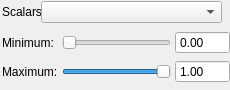
<?xml version="1.0" encoding="UTF-8"?>
<ui version="4.0">
 <class>VSThresholdFilterWidget</class>
 <widget class="QWidget" name="VSThresholdFilterWidget">
  <property name="geometry">
   <rect>
    <x>0</x>
    <y>0</y>
    <width>230</width>
    <height>90</height>
   </rect>
  </property>
  <property name="minimumSize">
   <size>
    <width>230</width>
    <height>90</height>
   </size>
  </property>
  <property name="windowTitle">
   <string>Threshold Filter Widget</string>
  </property>
  <layout class="QGridLayout" name="gridLayout">
   <property name="leftMargin">
    <number>1</number>
   </property>
   <property name="topMargin">
    <number>1</number>
   </property>
   <property name="rightMargin">
    <number>1</number>
   </property>
   <property name="bottomMargin">
    <number>2</number>
   </property>
   <property name="spacing">
    <number>4</number>
   </property>
   <item row="0" column="0">
    <widget class="QWidget" name="scalarsWidget" native="true">
     <widget class="QLabel" name="scalarsLabel">
      <property name="geometry">
       <rect>
        <x>1</x>
        <y>1</y>
        <width>41</width>
        <height>20</height>
       </rect>
      </property>
      <property name="sizePolicy">
       <sizepolicy hsizetype="Preferred" vsizetype="Fixed">
        <horstretch>0</horstretch>
        <verstretch>0</verstretch>
       </sizepolicy>
      </property>
      <property name="text">
       <string>Scalars:</string>
      </property>
     </widget>
     <widget class="QComboBox" name="scalarsComboBox">
      <property name="geometry">
       <rect>
        <x>40</x>
        <y>0</y>
        <width>181</width>
        <height>22</height>
       </rect>
      </property>
      <property name="sizePolicy">
       <sizepolicy hsizetype="Expanding" vsizetype="Fixed">
        <horstretch>0</horstretch>
        <verstretch>0</verstretch>
       </sizepolicy>
      </property>
     </widget>
    </widget>
   </item>
   <item row="1" column="0">
    <widget class="QWidget" name="rangeWidget" native="true">
     <property name="minimumSize">
      <size>
       <width>230</width>
       <height>60</height>
      </size>
     </property>
     <layout class="QGridLayout" name="gridLayout_2">
      <property name="leftMargin">
       <number>1</number>
      </property>
      <property name="topMargin">
       <number>1</number>
      </property>
      <property name="rightMargin">
       <number>1</number>
      </property>
      <property name="bottomMargin">
       <number>1</number>
      </property>
      <property name="spacing">
       <number>4</number>
      </property>
      <item row="0" column="0">
       <widget class="QLabel" name="minLabel">
        <property name="text">
         <string>Minimum:</string>
        </property>
       </widget>
      </item>
      <item row="0" column="1">
       <widget class="QSlider" name="minSlider">
        <property name="maximum">
         <number>1000</number>
        </property>
        <property name="orientation">
         <enum>Qt::Horizontal</enum>
        </property>
       </widget>
      </item>
      <item row="0" column="2">
       <widget class="QDoubleSpinBox" name="minSpinBox">
        <property name="buttonSymbols">
         <enum>QAbstractSpinBox::NoButtons</enum>
        </property>
        <property name="maximum">
         <double>1000.000000000000000</double>
        </property>
       </widget>
      </item>
      <item row="1" column="0">
       <widget class="QLabel" name="maxLabel">
        <property name="text">
         <string>Maximum:</string>
        </property>
       </widget>
      </item>
      <item row="1" column="1">
       <widget class="QSlider" name="maxSlider">
        <property name="maximum">
         <number>1000</number>
        </property>
        <property name="value">
         <number>1000</number>
        </property>
        <property name="orientation">
         <enum>Qt::Horizontal</enum>
        </property>
       </widget>
      </item>
      <item row="1" column="2">
       <widget class="QDoubleSpinBox" name="maxSpinBox">
        <property name="buttonSymbols">
         <enum>QAbstractSpinBox::NoButtons</enum>
        </property>
        <property name="maximum">
         <double>1000.000000000000000</double>
        </property>
        <property name="value">
         <double>1.000000000000000</double>
        </property>
       </widget>
      </item>
     </layout>
    </widget>
   </item>
  </layout>
 </widget>
 <resources/>
 <connections/>
</ui>
